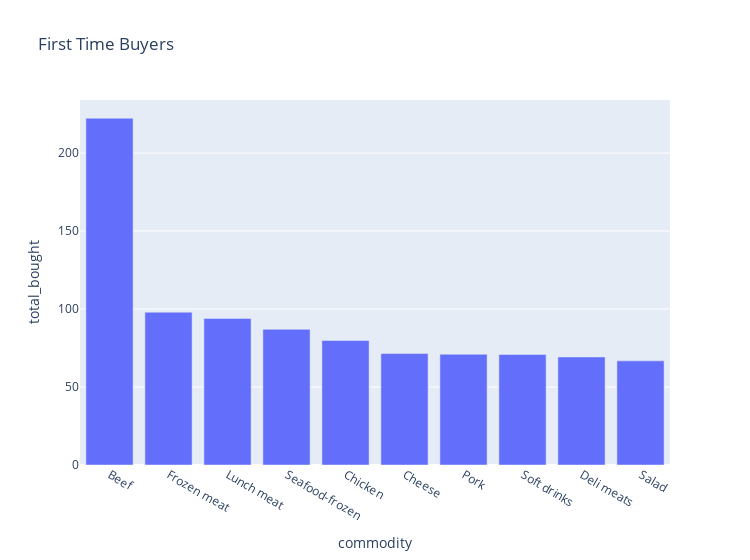

Notebook cell for this chart:
### Code cell
#* FIRST TIME BUYER

fig_ftb = px.bar(top_commodities_in_ftb, x='commodity', y='total_bought', width=750, title='First Time Buyers')
fig_ftb.show()

### Figure 1 — Plotly figure (JSON) as saved in the notebook; plotly's stock layout.template omitted (floating-point values rounded to 4 significant figures)
{"data": [{"alignmentgroup": "True", "hovertemplate": "commodity=%{x}<br>total_bought=%{y}<extra></extra>", "legendgroup": "", "marker": {"color": "#636efa", "pattern": {"shape": ""}}, "name": "", "offsetgroup": "", "orientation": "v", "showlegend": false, "textposition": "auto", "type": "bar", "x": ["Beef", "Frozen meat", "Lunch meat", "Seafood-frozen", "Chicken", "Cheese", "Pork", "Soft drinks", "Deli meats", "Salad"], "xaxis": "x", "y": [222.3, 97.96, 93.96, 86.98, 79.81, 71.43, 71.01, 70.84, 69.3, 66.77], "yaxis": "y"}], "layout": {"barmode": "relative", "legend": {"tracegroupgap": 0}, "title": {"text": "First Time Buyers"}, "width": 750, "xaxis": {"anchor": "y", "domain": [0, 1], "title": {"text": "commodity"}}, "yaxis": {"anchor": "x", "domain": [0, 1], "title": {"text": "total_bought"}}}}
